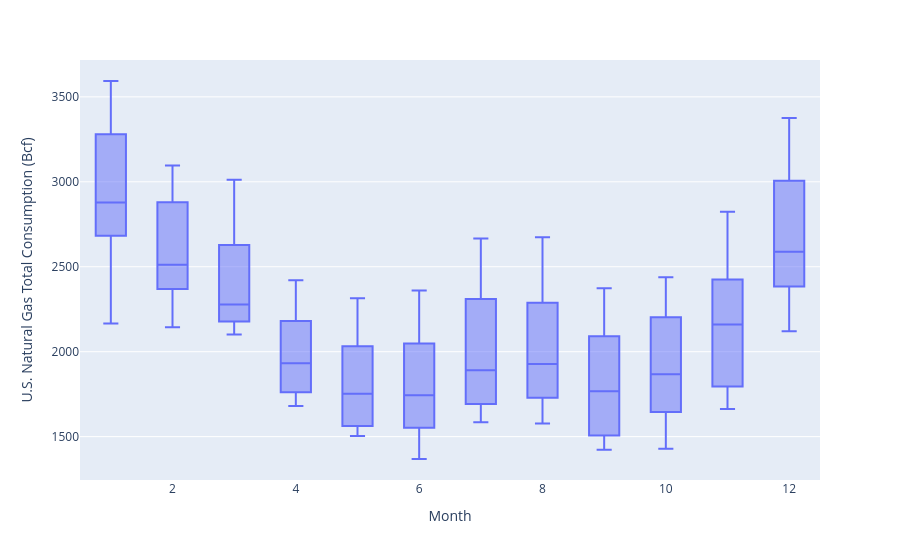

The code cell stored with this chart in its notebook:
### Markdown cell above
Box Plots for Variability and Seasonality

### Code cell
fig_box = px.box(df, x="Month", y="U.S. Natural Gas Total Consumption (Bcf)")
fig_box.show()

### Figure 1 — Plotly figure (JSON) as saved in the notebook; plotly's stock layout.template omitted (floating-point values rounded to 4 significant figures; data arrays with more than 128 entries replaced by an {"elided": "..."} marker saying what was removed)
{"data": [{"alignmentgroup": "True", "hovertemplate": "Month=%{x}<br>U.S. Natural Gas Total Consumption (Bcf)=%{y}<extra></extra>", "legendgroup": "", "marker": {"color": "#636efa"}, "name": "", "notched": false, "offsetgroup": "", "orientation": "v", "showlegend": false, "type": "box", "x": {"elided": "276 int values"}, "x0": " ", "xaxis": "x", "y": {"elided": "276 float values"}, "y0": " ", "yaxis": "y"}], "layout": {"boxmode": "group", "legend": {"tracegroupgap": 0}, "margin": {"t": 60}, "xaxis": {"anchor": "y", "domain": [0, 1], "title": {"text": "Month"}}, "yaxis": {"anchor": "x", "domain": [0, 1], "title": {"text": "U.S. Natural Gas Total Consumption (Bcf)"}}}}
